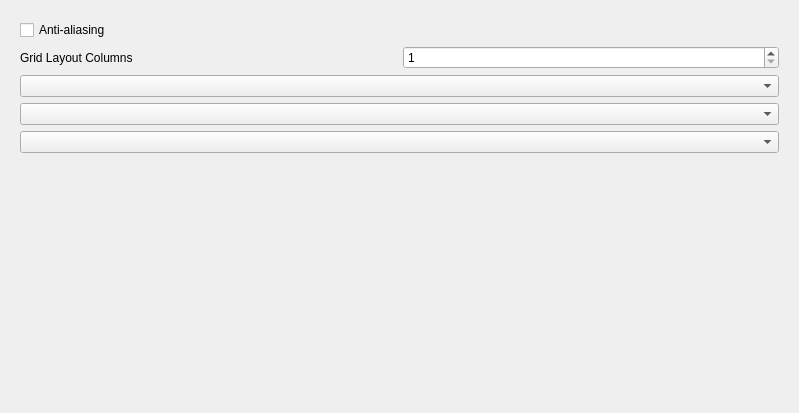
<?xml version="1.0" encoding="UTF-8"?>
<ui version="4.0">
 <class>QDevioDisplayModelUiObsolete</class>
 <widget class="QWidget" name="QDevioDisplayModelUiObsolete">
  <property name="geometry">
   <rect>
    <x>0</x>
    <y>0</y>
    <width>799</width>
    <height>413</height>
   </rect>
  </property>
  <property name="windowTitle">
   <string>Form</string>
  </property>
  <layout class="QGridLayout" name="gridLayout_2">
   <item row="0" column="0">
    <layout class="QHBoxLayout" name="horizontalLayout">
     <item>
      <layout class="QGridLayout" name="gridLayout"/>
     </item>
     <item>
      <widget class="QWidget" name="chartControl" native="true">
       <layout class="QGridLayout" name="gridLayout_3">
        <item row="0" column="0">
         <layout class="QVBoxLayout" name="verticalLayout_2">
          <item>
           <widget class="QCheckBox" name="antialiasing">
            <property name="text">
             <string>Anti-aliasing</string>
            </property>
            <property name="checked">
             <bool>false</bool>
            </property>
           </widget>
          </item>
          <item>
           <layout class="QVBoxLayout" name="verticalLayout">
            <item>
             <layout class="QHBoxLayout" name="horizontalLayout_2">
              <item>
               <widget class="QLabel" name="label">
                <property name="text">
                 <string>Grid Layout Columns</string>
                </property>
               </widget>
              </item>
              <item>
               <widget class="QSpinBox" name="gridColumns">
                <property name="minimum">
                 <number>1</number>
                </property>
               </widget>
              </item>
             </layout>
            </item>
            <item>
             <widget class="QComboBox" name="animation"/>
            </item>
            <item>
             <widget class="QComboBox" name="theme"/>
            </item>
            <item>
             <widget class="QComboBox" name="legend"/>
            </item>
           </layout>
          </item>
         </layout>
        </item>
        <item row="1" column="0">
         <spacer name="verticalSpacer">
          <property name="orientation">
           <enum>Qt::Vertical</enum>
          </property>
          <property name="sizeHint" stdset="0">
           <size>
            <width>20</width>
            <height>40</height>
           </size>
          </property>
         </spacer>
        </item>
       </layout>
      </widget>
     </item>
    </layout>
   </item>
  </layout>
 </widget>
 <resources/>
 <connections/>
</ui>
